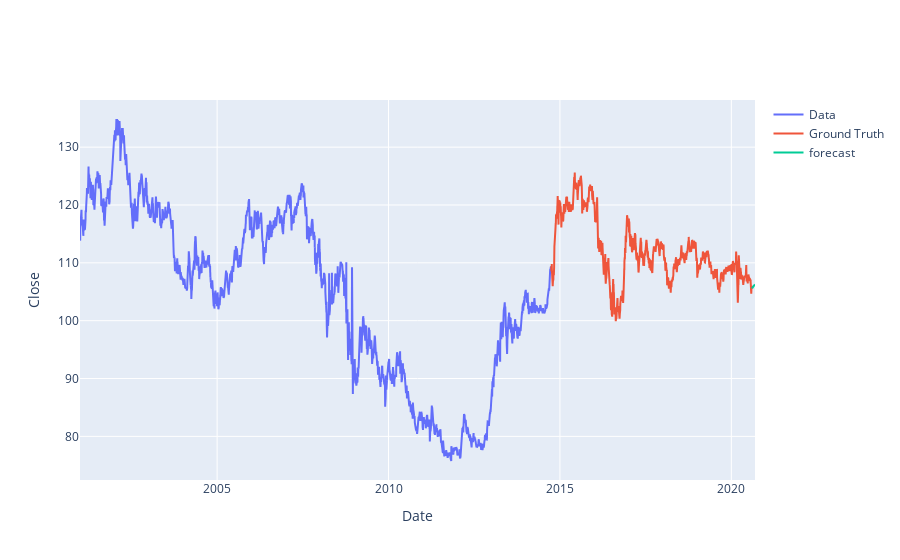

The code cell stored with this chart in its notebook:
### Code cell
prediction = model.predict_generator(test_generator)

close_train = close_train.reshape((-1))
close_test = close_test.reshape((-1))
forecast = forecast.reshape((-1))

trace1 = go.Scatter(
    x = date_train,
    y = close_train,
    mode = 'lines',
    name = 'Data'
)
trace2 = go.Scatter(
    x = date_test,
    y = close_test,
    mode='lines',
    name = 'Ground Truth'
)    
trace3 = go.Scatter(
    x = forecast_dates,
    y = forecast,
    mode = 'lines',
    name = 'forecast'

)

layout = go.Layout(
    
    xaxis = {'title' : "Date"},
    yaxis = {'title' : "Close"}
)
fig = go.Figure(data=[trace1, trace2, trace3], layout=layout)
fig.show()

### Figure 1 — Plotly figure (JSON) as saved in the notebook; plotly's stock layout.template omitted (floating-point values rounded to 4 significant figures; data arrays with more than 128 entries replaced by an {"elided": "..."} marker saying what was removed)
{"data": [{"mode": "lines", "name": "Data", "type": "scatter", "x": {"elided": "3560 str values"}, "y": {"elided": "3560 float values"}}, {"mode": "lines", "name": "Ground Truth", "type": "scatter", "x": {"elided": "1527 str values"}, "y": {"elided": "1527 float values"}}, {"mode": "lines", "name": "forecast", "type": "scatter", "x": ["2020-08-10T00:00:00", "2020-08-11T00:00:00", "2020-08-12T00:00:00", "2020-08-13T00:00:00", "2020-08-14T00:00:00", "2020-08-15T00:00:00", "2020-08-16T00:00:00", "2020-08-17T00:00:00", "2020-08-18T00:00:00", "2020-08-19T00:00:00", "2020-08-20T00:00:00", "2020-08-21T00:00:00", "2020-08-22T00:00:00", "2020-08-23T00:00:00", "2020-08-24T00:00:00", "2020-08-25T00:00:00", "2020-08-26T00:00:00", "2020-08-27T00:00:00", "2020-08-28T00:00:00", "2020-08-29T00:00:00", "2020-08-30T00:00:00", "2020-08-31T00:00:00", "2020-09-01T00:00:00", "2020-09-02T00:00:00", "2020-09-03T00:00:00", "2020-09-04T00:00:00", "2020-09-05T00:00:00", "2020-09-06T00:00:00", "2020-09-07T00:00:00", "2020-09-08T00:00:00", "2020-09-09T00:00:00"], "y": [105.8, 105.8, 105.7, 105.6, 105.7, 105.8, 105.8, 105.8, 105.8, 105.9, 105.9, 105.9, 105.9, 105.9, 105.9, 106.0, 106.0, 106.0, 106.0, 106.0, 106.1, 106.1, 106.1, 106.1, 106.1, 106.2, 106.2, 106.2, 106.2, 106.3, 106.3]}], "layout": {"xaxis": {"title": {"text": "Date"}}, "yaxis": {"title": {"text": "Close"}}}}
